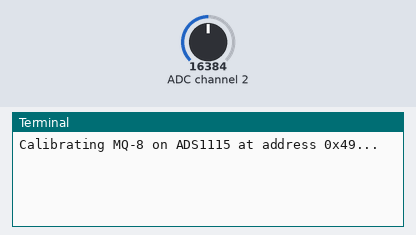
This program was run on a simulated Raspberry Pi (BCM pin numbers). Parts: the last lines printed to the terminal. The test bench sets the inputs (shaded band); at power-on: ADC channel 2 = 16384 (analog values on the 0–32767 scale). At 3.2 s the program stops and its outputs stay as they are.

Above: at 1.2 s.
1.3 s: ADC channel 2 set to 0
At 3.12 s:
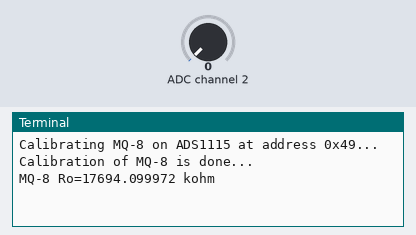
At 3.8 s:
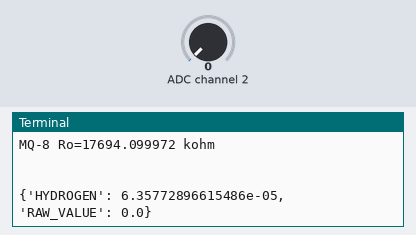

Measured:
- after the input at 1.3 s, the terminal: prints a new line after 1.6 s (image 1)

The program:

mq8.py
```python
import time
import math
import board
import busio
import adafruit_ads1x15.ads1115 as ADS
from adafruit_ads1x15.analog_in import AnalogIn

class MQ8():
    RL_VALUE = 10  # load resistance in kilo ohms
    RO_CLEAN_AIR_FACTOR = 10  # Sensor resistance in clean air divided by RO, adjust if necessary
    CALIBRATION_SAMPLE_TIMES = 50
    CALIBRATION_SAMPLE_INTERVAL = 50  # in milliseconds
    READ_SAMPLE_INTERVAL = 50  # in milliseconds
    READ_SAMPLE_TIMES = 5
    HYDROGEN_CURVE = [2.3, 0.45, -0.38]  # Example curve, adjust based on actual data

    def __init__(self, Ro=10, channel=ADS.P2):
        self.Ro = Ro
        i2c = busio.I2C(board.SCL, board.SDA)
        ads = ADS.ADS1115(i2c, address=0x49)
        self.chan = AnalogIn(ads, channel)

        print("Calibrating MQ-8 on ADS1115 at address 0x49...")
        self.Ro = self.MQ_Calibration()
        print("Calibration of MQ-8 is done...")
        print("MQ-8 Ro=%f kohm" % self.Ro)
        print("\n")

    def MQ_Calibration(self):
        val = 0.0
        for i in range(self.CALIBRATION_SAMPLE_TIMES):
            val += self.MQ_ResistanceCalculation(self.chan.value)
            time.sleep(self.CALIBRATION_SAMPLE_INTERVAL / 1000.0)
        val = val / self.CALIBRATION_SAMPLE_TIMES
        val = val / self.RO_CLEAN_AIR_FACTOR
        return val

    def MQ_ResistanceCalculation(self, raw_adc):
        if raw_adc == 0:
            raw_adc = 1
        return float(self.RL_VALUE * (32767.0 - raw_adc) / float(raw_adc))

    def MQ_Read(self):
        rs = 0.0
        raw_value = 0.0
        for i in range(self.READ_SAMPLE_TIMES):
            raw_value += self.chan.value
            rs += self.MQ_ResistanceCalculation(self.chan.value)
            time.sleep(self.READ_SAMPLE_INTERVAL / 1000.0)
        rs = rs / self.READ_SAMPLE_TIMES
        raw_value = raw_value / self.READ_SAMPLE_TIMES
        return rs, raw_value

    def MQ_Percentage(self):
        val = {}
        read, raw_value = self.MQ_Read()
        val["HYDROGEN"] = self.MQ_GetGasPercentage(read / self.Ro, self.HYDROGEN_CURVE)
        val["RAW_VALUE"] = raw_value
        return val

    def MQ_GetGasPercentage(self, rs_ro_ratio, pcurve):
        return math.pow(10, (((math.log(rs_ro_ratio) - pcurve[1]) / pcurve[2]) + pcurve[0]))

# Example of using the MQ8 class
sensor = MQ8()
print(sensor.MQ_Percentage())
```
